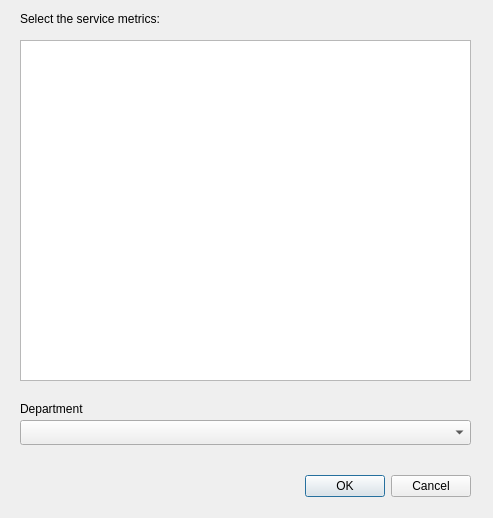
<?xml version="1.0" encoding="UTF-8"?>
<ui version="4.0">
 <class>lakeer_pluginDialogBase</class>
 <widget class="QDialog" name="lakeer_pluginDialogBase">
  <property name="geometry">
   <rect>
    <x>0</x>
    <y>0</y>
    <width>493</width>
    <height>518</height>
   </rect>
  </property>
  <property name="windowTitle">
   <string>lakeer plugin</string>
  </property>
  <widget class="QDialogButtonBox" name="button_box">
   <property name="geometry">
    <rect>
     <x>50</x>
     <y>470</y>
     <width>421</width>
     <height>32</height>
    </rect>
   </property>
   <property name="orientation">
    <enum>Qt::Horizontal</enum>
   </property>
   <property name="standardButtons">
    <set>QDialogButtonBox::Cancel|QDialogButtonBox::Ok</set>
   </property>
  </widget>
  <widget class="QLabel" name="label">
   <property name="geometry">
    <rect>
     <x>20</x>
     <y>10</y>
     <width>351</width>
     <height>17</height>
    </rect>
   </property>
   <property name="text">
    <string>Select the service metrics:</string>
   </property>
  </widget>
  <widget class="QTreeWidget" name="treeWidget">
   <property name="geometry">
    <rect>
     <x>20</x>
     <y>40</y>
     <width>451</width>
     <height>341</height>
    </rect>
   </property>
   <attribute name="headerVisible">
    <bool>false</bool>
   </attribute>
   <column>
    <property name="text">
     <string notr="true">1</string>
    </property>
   </column>
  </widget>
  <widget class="QComboBox" name="comboBox">
   <property name="geometry">
    <rect>
     <x>20</x>
     <y>420</y>
     <width>451</width>
     <height>25</height>
    </rect>
   </property>
  </widget>
  <widget class="QLabel" name="label_2">
   <property name="geometry">
    <rect>
     <x>20</x>
     <y>400</y>
     <width>161</width>
     <height>17</height>
    </rect>
   </property>
   <property name="text">
    <string>Department</string>
   </property>
  </widget>
 </widget>
 <resources/>
 <connections>
  <connection>
   <sender>button_box</sender>
   <signal>accepted()</signal>
   <receiver>lakeer_pluginDialogBase</receiver>
   <slot>accept()</slot>
   <hints>
    <hint type="sourcelabel">
     <x>20</x>
     <y>20</y>
    </hint>
    <hint type="destinationlabel">
     <x>20</x>
     <y>20</y>
    </hint>
   </hints>
  </connection>
  <connection>
   <sender>button_box</sender>
   <signal>rejected()</signal>
   <receiver>lakeer_pluginDialogBase</receiver>
   <slot>reject()</slot>
   <hints>
    <hint type="sourcelabel">
     <x>20</x>
     <y>20</y>
    </hint>
    <hint type="destinationlabel">
     <x>20</x>
     <y>20</y>
    </hint>
   </hints>
  </connection>
 </connections>
</ui>
